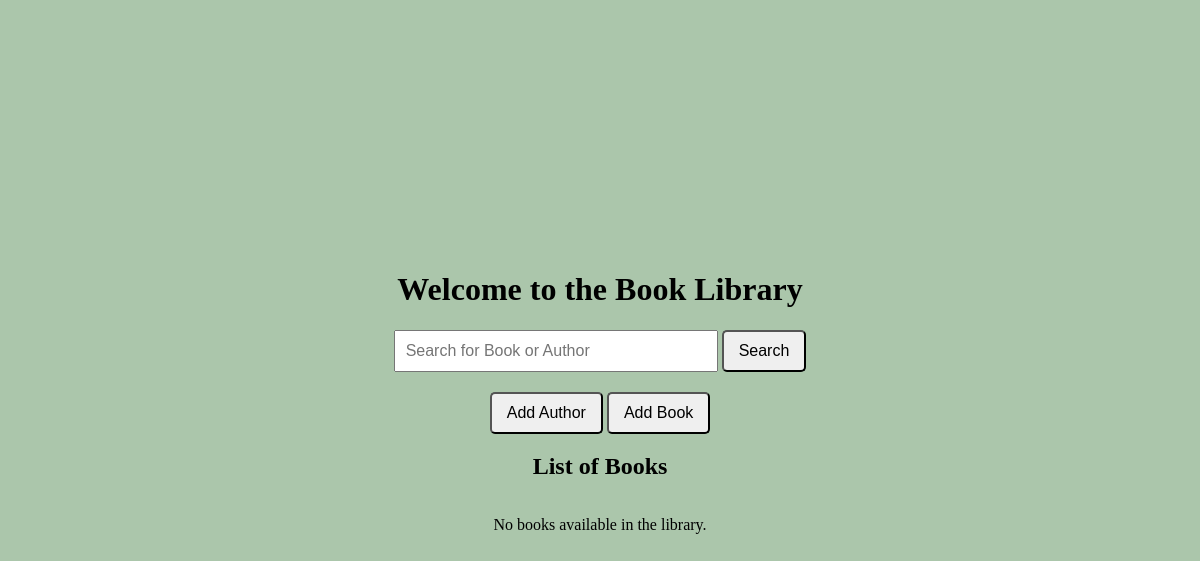
/, run on an earlier commit of the app's database.
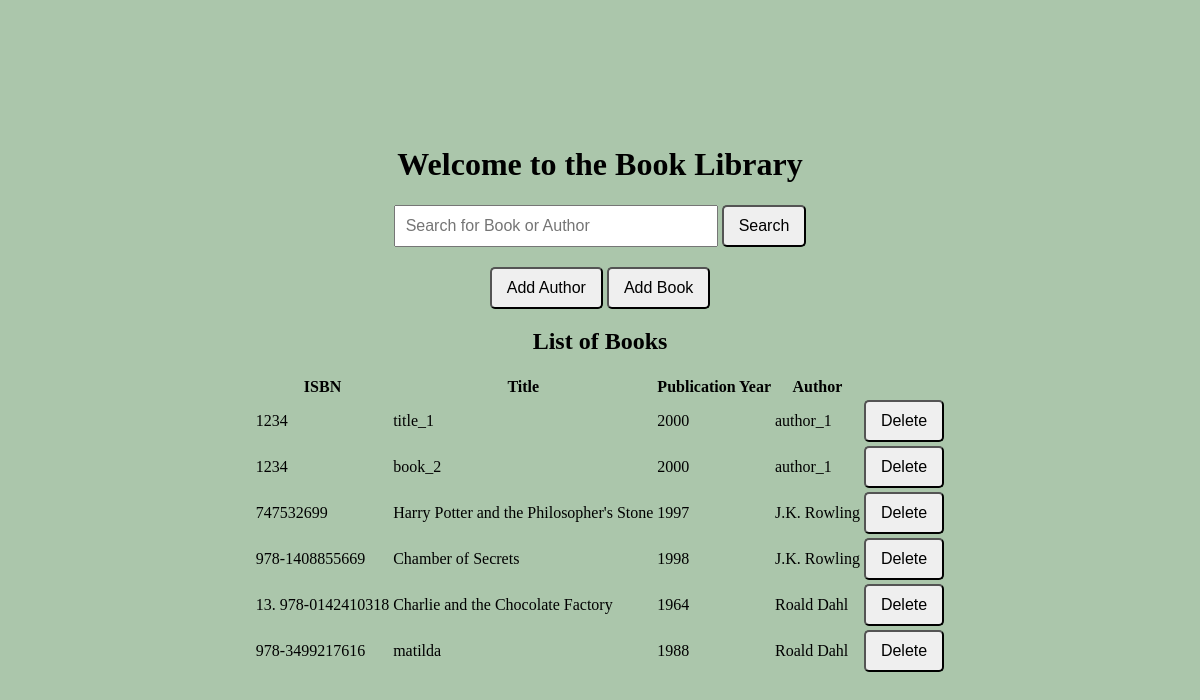
And on a later commit of the database.
### data_models.py (models this page shows, shortened)
class Book(db.Model):
    __tablename__ = 'books'
    id = db.Column(db.Integer, primary_key=True, autoincrement=True)
    isbn = db.Column(db.String(20), nullable = False)
    title = db.Column(db.String(100), nullable = False)
    publication_year = db.Column(db.Date, nullable = False)
    author_id = db.Column(db.Integer, db.ForeignKey('authors.id'))

class Author(db.Model):
    __tablename__ = 'authors'
    id = db.Column(db.Integer, primary_key=True, autoincrement=True)
    name = db.Column(db.String(100), nullable=False)
    birth_date = db.Column(db.Date, nullable=False)
    date_of_death = db.Column(db.Date, nullable=True)
    books = db.relationship('Book', backref='author')

### app.py (the view)
@app.route('/')
def home():
    books = Book.query.all()
    authors =Author.query.all()
    return render_template('home.html', books=books, authors=authors)

### templates/home.html (shortened to what this page needs)
<!DOCTYPE html>
<html lang="en">
  <head>
      <link rel="stylesheet" href="{{ url_for('static', filename='styles.css') }}">
  </head>
  <body>
      <h1>Welcome to the Book Library</h1>
      <div class="search-container">
        <form action="/search" method="GET">
            <input type="text" name="query" placeholder="Search for Book or Author">
            <button type="submit">Search</button>
        </form>
      </div>
      <div>
          <button onclick="window.location.href='{{ url_for('add_author') }}'">Add Author</button>
          <button onclick="window.location.href='{{ url_for('add_book') }}'">Add Book</button>
      </div>
      <h2>List of Books</h2>
      {% if books %}
          <table>
              <thead>
                  <tr>
                      <th>ISBN</th>
                      <th>Title</th>
                      <th>Publication Year</th>
                      <th>Author</th>
                  </tr>
              </thead>
              <tbody>
                  {% for book in books %}
                      <tr>
                          <td>{{ book.isbn }}</td>
                          <td>{{ book.title }}</td>
                          <td>{{ book.publication_year.year }}</td>
                          <td>{{ book.author.name if book.author else 'Unknown' }}</td>
                          <td><form action="{{ url_for('delete_book', book_id=book.id) }}" method="POST" style="display:inline;">
            <button type="submit" onclick="return confirm('Are you sure you want to delete this book?')">Delete</button>
          </form></td>
                      </tr>
                  {% endfor %}
              </tbody>
          </table>
      {% else %}
          <p>No books available in the library.</p>
      {% endif %}
  </body>
</html>

What changed in the data, as far as the page shows it:
added Book: isbn "1234", title "title_1", publication_year.year "2000", author "author_1"
added Book: isbn "1234", title "book_2", publication_year.year "2000", author "author_1"
added Book: isbn "747532699", title "Harry Potter and the Philosopher's Stone", publication_year.year "1997", author "J.K. Rowling"
added Book: isbn "978-1408855669", title "Chamber of Secrets", publication_year.year "1998", author "J.K. Rowling"
added Book: isbn "13. 978-0142410318", title "Charlie and the Chocolate Factory", publication_year.year "1964", author "Roald Dahl"
added Book: isbn "978-3499217616", title "matilda", publication_year.year "1988", author "Roald Dahl"
Also different on the page:
text no longer shown: "No books available in the library."
text now shown: "ISBN Title Publication Year Author"
